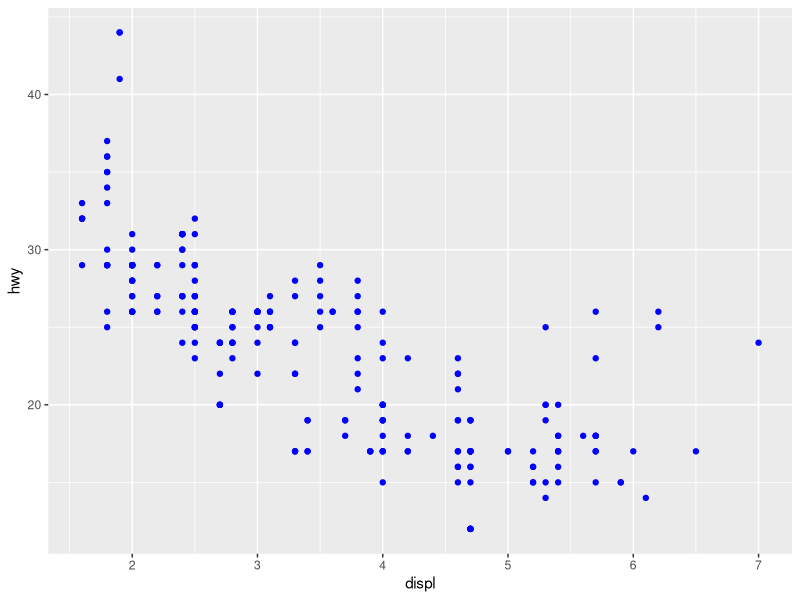
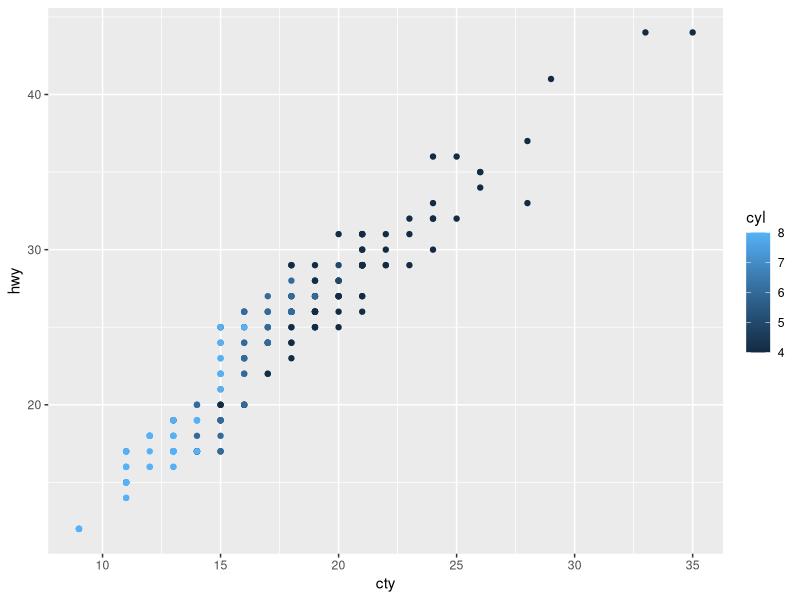
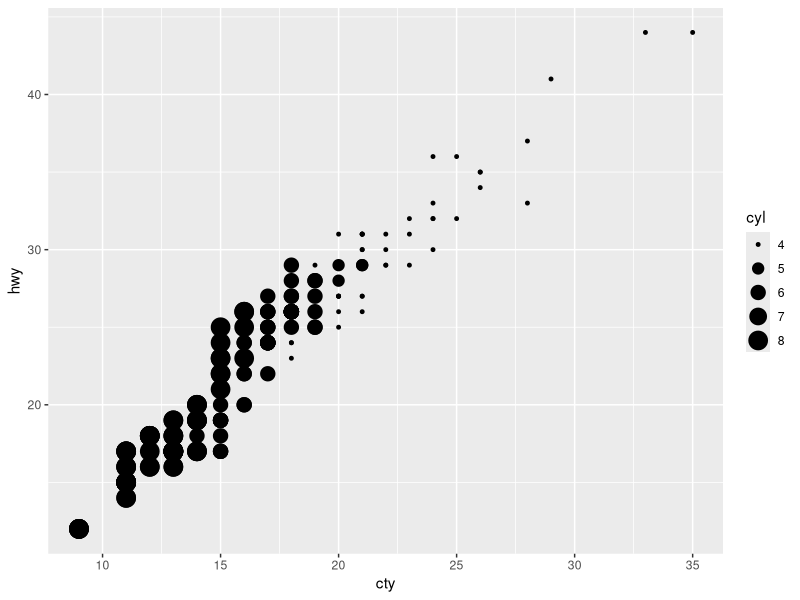
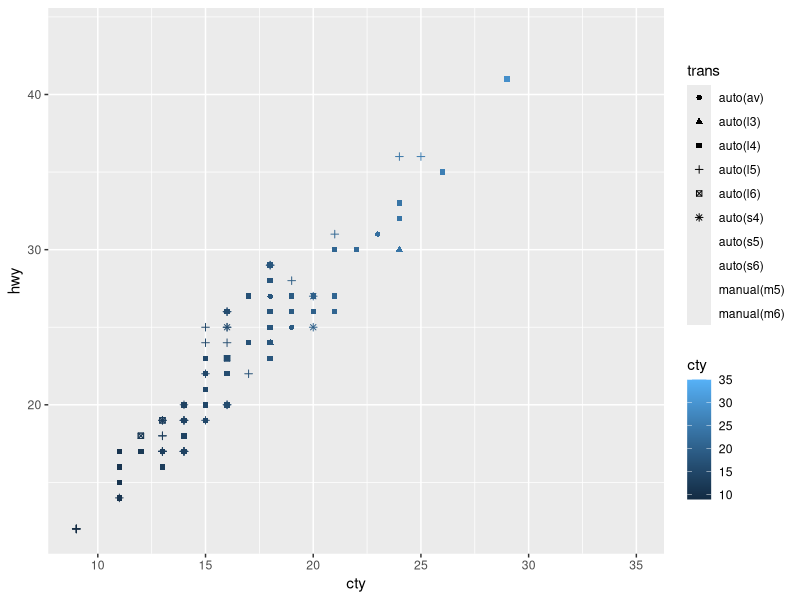
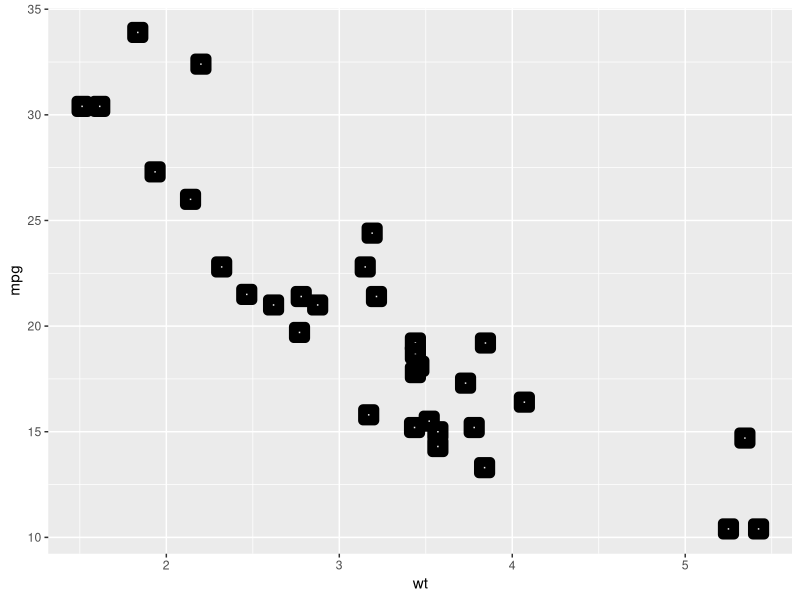
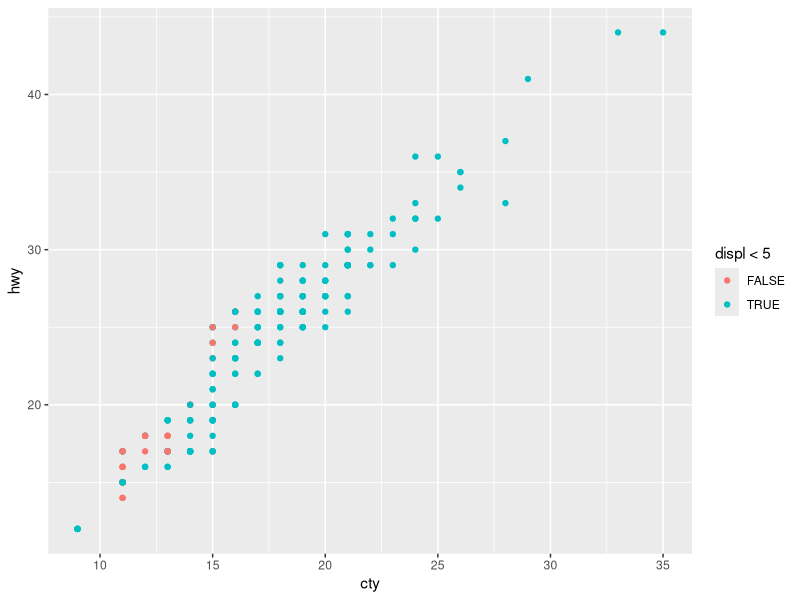
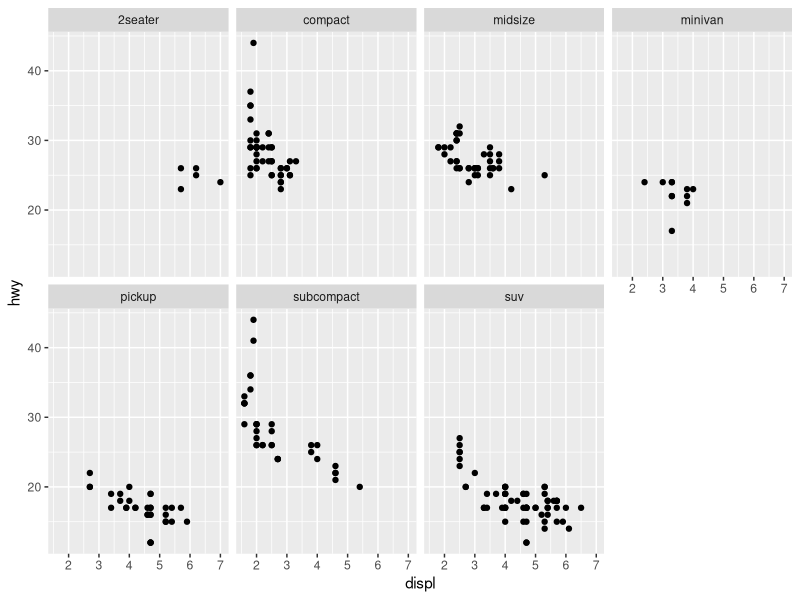
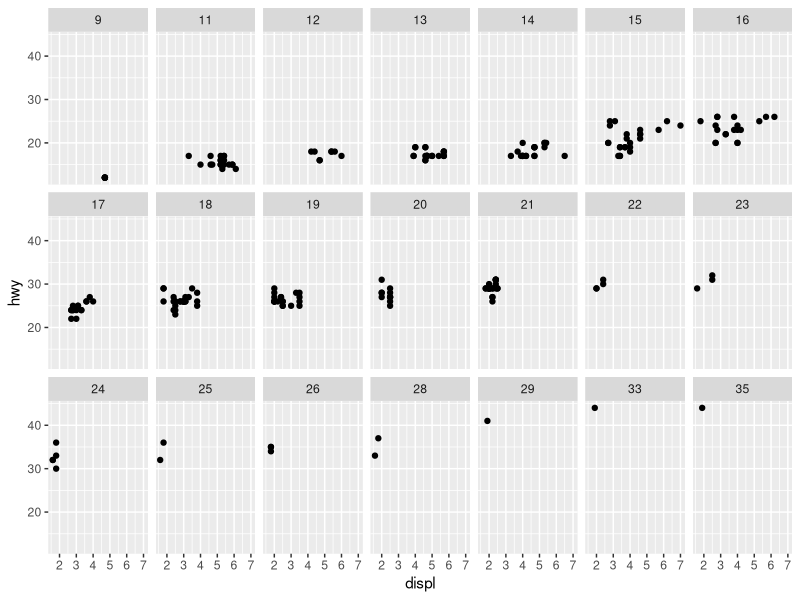

The R source for these figures, in order:
## Week 6 exercises
library(tidyverse)

#3.3.1
#1 the points are not blue because the argument 'colour' is not an aes
#(aesthetic argument) it should be after the brackets e.g.
ggplot(data=mpg)+
geom_point(mapping=aes(x=displ, y=hwy),colour="blue")

#2
?mpg
summary(mpg) #shows character/integer
# can also print head(mpg)
glimpse(mpg)
# categorical = manafacturer, model, trans, drv, fl, class
# continuous = displ, year, cyl, cty, hwy

#3
?shape
mpg %>%
  ggplot()+
  geom_point(mapping=aes(x=cty, y=hwy, colour=cyl))
mpg %>%
  ggplot()+
  geom_point(mapping=aes(x=cty, y=hwy, size=cyl))
# continuous variable cannot be mapped to shape
# shape, colour and size can be used as a 'third' variable 

#4
mpg %>%
  ggplot()+
  geom_point(mapping=aes(x=cty, y=hwy, colour=cty, shape=trans))
# you can map a variable to multiple aesthetics but it is redundant

#5
#what does the stroke aesthetic do?
mtcars %>%
  ggplot(aes(x=wt, y=mpg))+
  geom_point(stroke=5, shape=22,size=1)
# stroke changes the size of the border for shapes 21-25

#6
mpg %>%
  ggplot()+
  geom_point(mapping=aes(x=cty,y=hwy,colour=displ <5))
# can add logical variable (T or F)

#3.5.1
#facet_wrap and facet_wrap

#1 facet on cont variable
ggplot(data = mpg) + 
  geom_point(mapping = aes(x = displ, y = hwy)) + 
  facet_wrap(~ class, nrow = 2)
mpg %>%
  ggplot()+
  geom_point(mapping=aes(x=displ, y=hwy))+
  facet_wrap(~cty, nrow=3)
# continuous -> categoric - massively long

#2 empty cells in a facet grid are areas that just places with no obs

#3 what does `.` do in facet_grid
ggplot(data = mpg) + 
  geom_point(mapping = aes(x = displ, y = hwy)) +
  facet_grid(drv ~ .)

ggplot(data = mpg) + 
  geom_point(mapping = aes(x = displ, y = hwy)) +
  facet_grid(. ~ cyl)
# full stop before = x-axis
# full stop after = y-axis

#4 
ggplot(data = mpg) + 
  geom_point(mapping = aes(x = displ, y = hwy)) + 
  facet_wrap(~ class, nrow = 2)
# facet vs color
ggplot(data = mpg) + 
  geom_point(mapping = aes(x = displ, y = hwy, colour=class))
# for a small third variable, colour can be good, and all data in one place
# more data, more confusing - so use facet
# facet perhaps more difficult to compare

# 5 - you can change nrow and ncol in facet_wrap not facet_grid

#6 - facet_grid() - put variable with more levels in columns as more horizontal 
# room

#3.6.1

#1 geom:
# line chart = geom_line() , boxplot = geom_boxplot(), hist = geom_histogram()
# area chart = geom_area()

#2 
ggplot(data = mpg, mapping = aes(x = displ, y = hwy, color = drv)) + 
  geom_point() + 
  geom_smooth(se = FALSE)

#3 The theme option show.legend = FALSE hides the legend box.

#4 se argument geom_smooth() do?
# standard error bands (area) -> t/f

#5 
ggplot(data = mpg, mapping = aes(x = displ, y = hwy)) + 
  geom_point() + 
  geom_smooth()

ggplot() + 
  geom_point(data = mpg, mapping = aes(x = displ, y = hwy)) + 
  geom_smooth(data = mpg, mapping = aes(x = displ, y = hwy))
# they are the same

#6
mpg %>%
 ggplot(mapping=aes(x=displ, y=hwy))+
  geom_point()+
  geom_smooth(se=F)

mpg %>%
  ggplot(mapping=aes(x=displ, y=hwy, group=drv))+
  geom_point()+
  geom_smooth(se=F)

mpg %>%
  ggplot(mapping=aes(x=displ, y=hwy, colour=drv))+
  geom_point()+
  geom_smooth(se=F)

mpg %>%
  ggplot(mapping=aes(x=displ, y=hwy))+
  geom_point(mapping=aes(colour=drv))+
  geom_smooth(se=F)

mpg %>%
  ggplot(mapping=aes(x=displ, y=hwy))+
  geom_point(mapping=aes(colour=drv))+
  geom_smooth(mapping=aes(linetype=drv),se=F)

mpg %>%
  ggplot(mapping=aes(x=displ, y=hwy))+
  geom_point(size=4, colour="white")+
  geom_point(aes(colour=drv))
